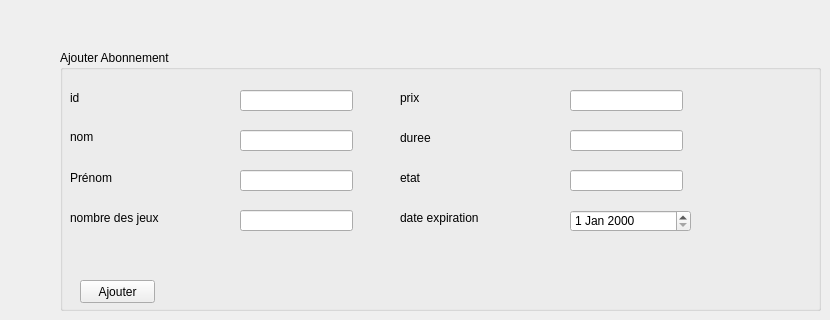
      <widget class="QWidget" name="tab_22">
       <attribute name="title">
        <string>ajouter abonnement</string>
       </attribute>
       <widget class="QGroupBox" name="groupBox_20">
        <property name="geometry">
         <rect>
          <x>60</x>
          <y>50</y>
          <width>761</width>
          <height>261</height>
         </rect>
        </property>
        <property name="title">
         <string>Ajouter Abonnement</string>
        </property>
        <widget class="QLabel" name="label_65">
         <property name="geometry">
          <rect>
           <x>10</x>
           <y>40</y>
           <width>71</width>
           <height>16</height>
          </rect>
         </property>
         <property name="text">
          <string>id</string>
         </property>
        </widget>
        <widget class="QLabel" name="label_66">
         <property name="geometry">
          <rect>
           <x>10</x>
           <y>80</y>
           <width>47</width>
           <height>13</height>
          </rect>
         </property>
         <property name="text">
          <string>nom</string>
         </property>
        </widget>
        <widget class="QLabel" name="label_67">
         <property name="geometry">
          <rect>
           <x>10</x>
           <y>120</y>
           <width>151</width>
           <height>16</height>
          </rect>
         </property>
         <property name="text">
          <string>Prénom</string>
         </property>
        </widget>
        <widget class="QLineEdit" name="id_per_5">
         <property name="geometry">
          <rect>
           <x>180</x>
           <y>40</y>
           <width>113</width>
           <height>21</height>
          </rect>
         </property>
        </widget>
        <widget class="QLineEdit" name="nom_per_5">
         <property name="geometry">
          <rect>
           <x>180</x>
           <y>80</y>
           <width>113</width>
           <height>21</height>
          </rect>
         </property>
        </widget>
        <widget class="QLineEdit" name="prenom_per_5">
         <property name="geometry">
          <rect>
           <x>180</x>
           <y>120</y>
           <width>113</width>
           <height>21</height>
          </rect>
         </property>
         <property name="inputMethodHints">
          <set>Qt::ImhNone</set>
         </property>
         <property name="maxLength">
          <number>50</number>
         </property>
        </widget>
        <widget class="QPushButton" name="pushButton_25">
         <property name="geometry">
          <rect>
           <x>20</x>
           <y>230</y>
           <width>75</width>
           <height>23</height>
          </rect>
         </property>
         <property name="text">
          <string>Ajouter</string>
         </property>
        </widget>
        <widget class="QLabel" name="label_68">
         <property name="geometry">
          <rect>
           <x>10</x>
           <y>160</y>
           <width>131</width>
           <height>16</height>
          </rect>
         </property>
         <property name="text">
          <string>nombre des jeux</string>
         </property>
        </widget>
        <widget class="QLineEdit" name="nb_per_5">
         <property name="geometry">
          <rect>
           <x>180</x>
           <y>160</y>
           <width>113</width>
           <height>21</height>
          </rect>
         </property>
        </widget>
        <widget class="QLabel" name="label_88">
         <property name="geometry">
          <rect>
           <x>340</x>
           <y>40</y>
           <width>131</width>
           <height>16</height>
          </rect>
         </property>
         <property name="text">
          <string>prix</string>
         </property>
        </widget>
        <widget class="QLabel" name="label_89">
         <property name="geometry">
          <rect>
           <x>340</x>
           <y>80</y>
           <width>131</width>
           <height>16</height>
          </rect>
         </property>
         <property name="text">
          <string>duree</string>
         </property>
        </widget>
        <widget class="QLineEdit" name="prix_per_9">
         <property name="geometry">
          <rect>
           <x>510</x>
           <y>40</y>
           <width>113</width>
           <height>21</height>
          </rect>
         </property>
         <property name="inputMethodHints">
          <set>Qt::ImhNone</set>
         </property>
         <property name="maxLength">
          <number>50</number>
         </property>
        </widget>
        <widget class="QLineEdit" name="duree_per_15">
         <property name="geometry">
          <rect>
           <x>510</x>
           <y>80</y>
           <width>113</width>
           <height>21</height>
          </rect>
         </property>
        </widget>
        <widget class="QLabel" name="label_90">
         <property name="geometry">
          <rect>
           <x>340</x>
           <y>120</y>
           <width>131</width>
           <height>16</height>
          </rect>
         </property>
         <property name="text">
          <string>etat</string>
         </property>
        </widget>
        <widget class="QLineEdit" name="etat_per_16">
         <property name="geometry">
          <rect>
           <x>510</x>
           <y>120</y>
           <width>113</width>
           <height>21</height>
          </rect>
         </property>
        </widget>
        <widget class="QLabel" name="label_91">
         <property name="geometry">
          <rect>
           <x>340</x>
           <y>160</y>
           <width>131</width>
           <height>16</height>
          </rect>
         </property>
         <property name="text">
          <string>date expiration</string>
         </property>
        </widget>
        <widget class="QDateEdit" name="dateEdit_2">
         <property name="geometry">
          <rect>
           <x>510</x>
           <y>160</y>
           <width>121</width>
           <height>22</height>
          </rect>
         </property>
        </widget>
       </widget>
      </widget>
